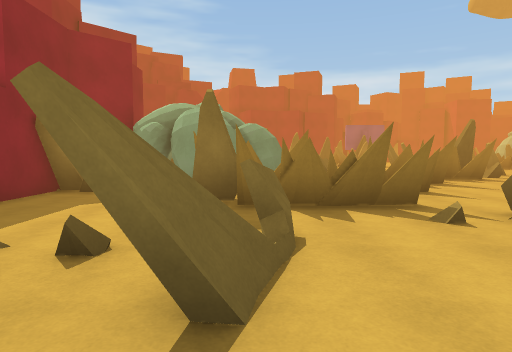
[1] (above)

23 first-person views from a walk through a 3-D level made in the Unity game engine. The camera is 1.5 m above the floor, tilts 4° down and sees 75° across. The floor is counted in squares, 1.8 m on a side. Each view is taken from the middle of a square. On the plan, view 1 faces up. The plan holds only what a view shows up to about 11 squares ahead; the rest is blank. The place goes on beyond the plan. The player is left out.

[2]
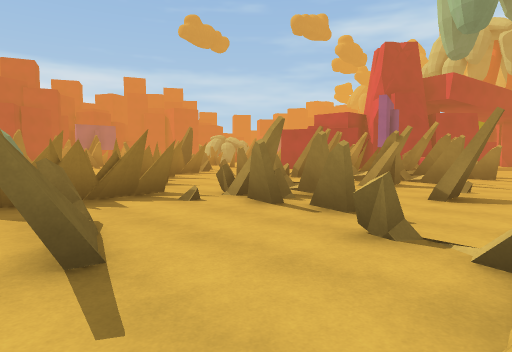

[3]
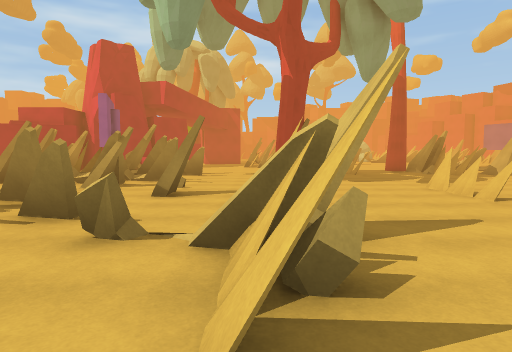

[4]
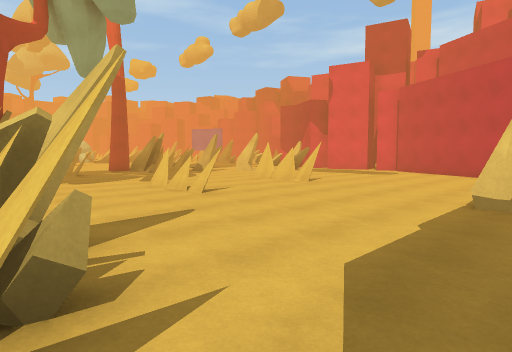

[5]
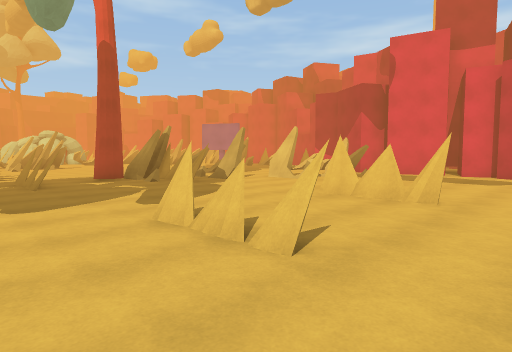

[6]
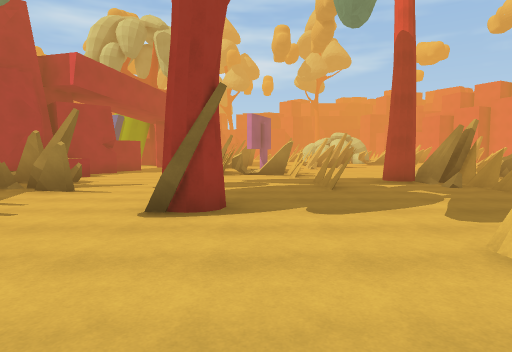

[7]
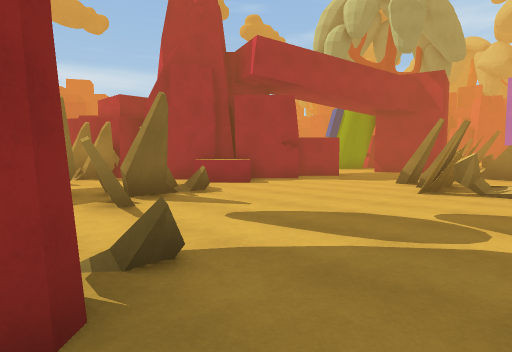

[8]
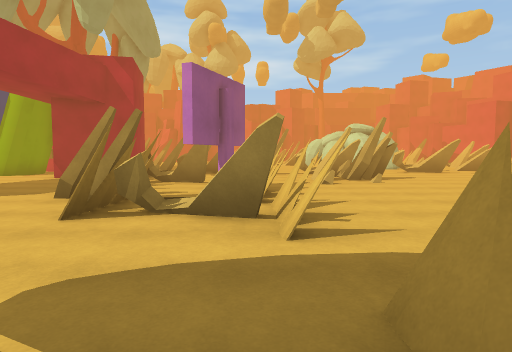

[9]
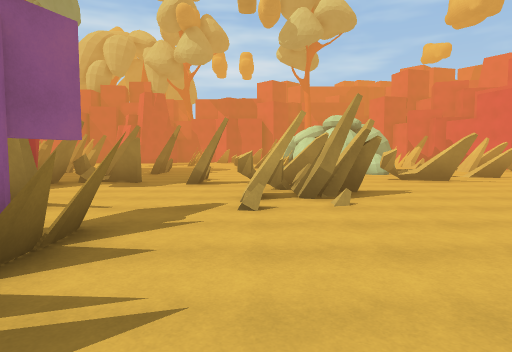

[10]
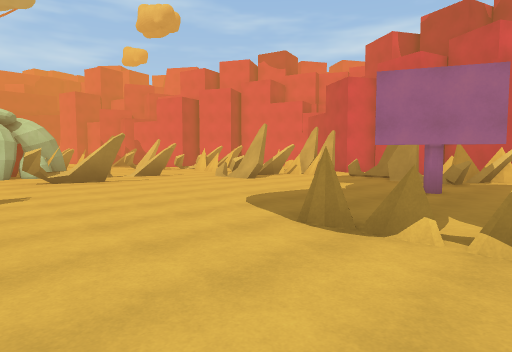

[11]
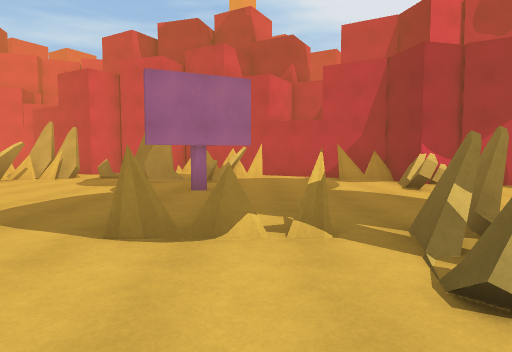

[12]
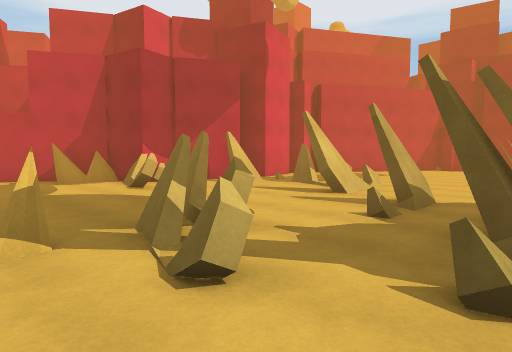

[13]
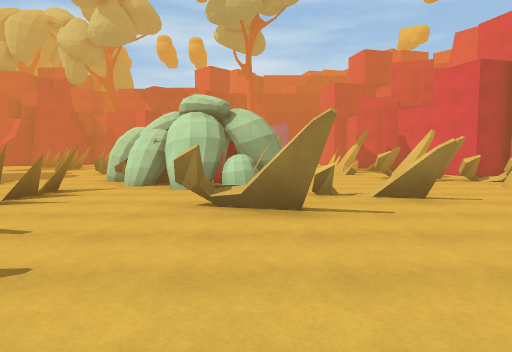

[14]
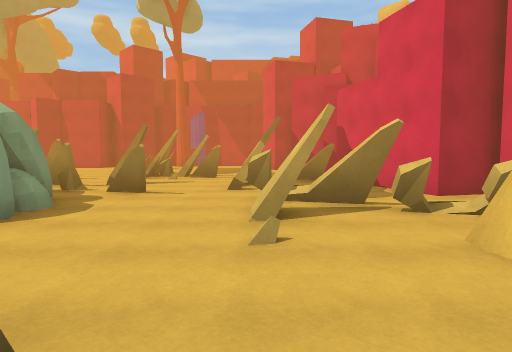

[15]
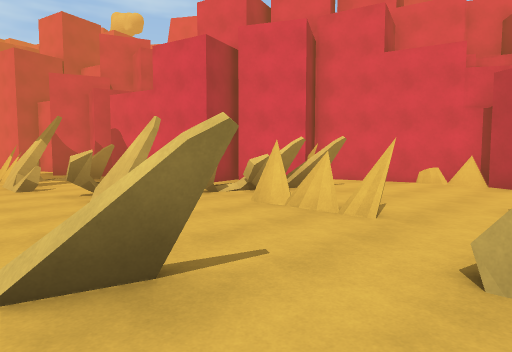

[16]
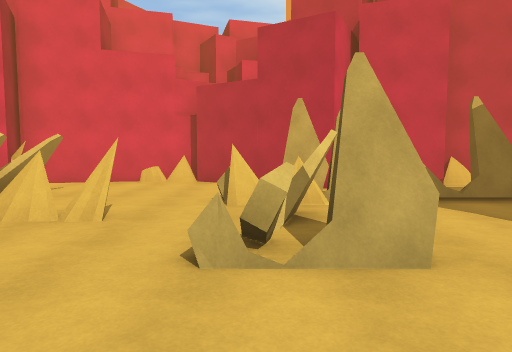

[17]
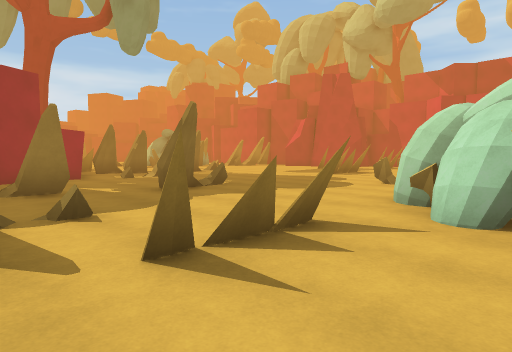

[18]
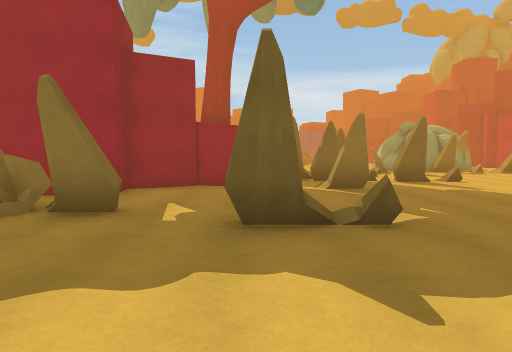

[19]
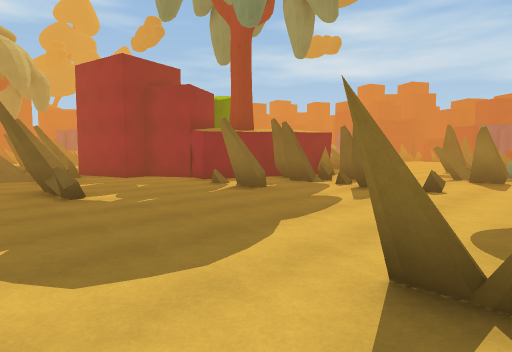

[20]
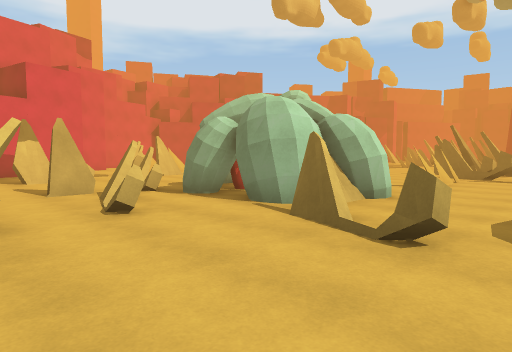

[21]
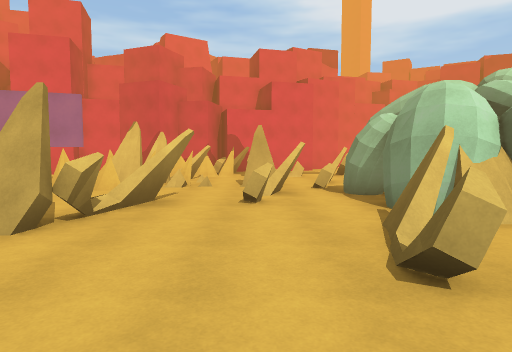

[22]
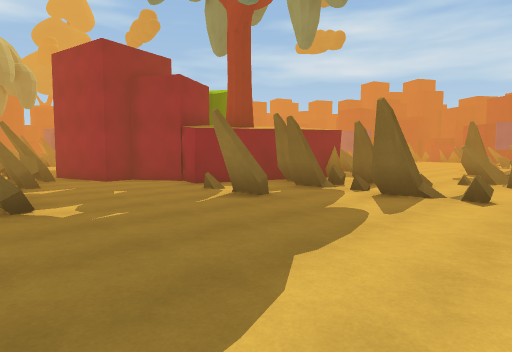

[23]
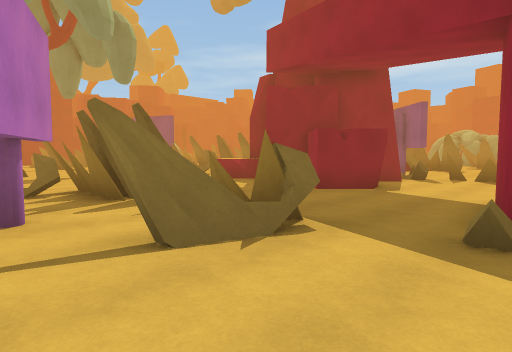

### Floor plan
Key: @ floor where view 1 was taken; # wall or solid block; x gap in a wall; . floor; ^ raised ledge; O other object.
Columns run from 5 left of view 1 to 37 right of it. Each row starts with its distance up from view 1.
  8   OO O  OO..O    O#                   .O.
  7 #O. OOOOO..O  O O.OO     #OOO     O#  .O..
  6 #..  .  ...  OO  ..      #..      # .OO...
  5  ... OOO..       .  ##   ....     # O......
  4   .. ...O.O  O   .Ox^^####...     #OOO.O...
  3   OO.O..OOO.OO OOOO.^^.###...   ###.......
  2     .O..O.....OOOOO.........## ###.OO.....
  1     O...O..O.OO.O............###..........
  0     .@.O...................................
 -1     .OOO   ..............OOO..OO...........
 -2     ..........OO.....OOO..O...O...OO.....OO
 -3     ......................O...O............
 -4     .................OOOO.....OO...........
 -5     ......OOO....OO.OOO.......O........O...
 -6      .....................OO.OO.......O....
 -7     OO............#O........OOOOOO..OOO...O
 -8      .............O.........OO.....OO#O...O
 -9       ....OOO...OOO...............OOOO..OOO
-10       ..........OO...O.........O..OO OOO..O
-11       .............OO.OO.......O  OOOOO.OOO
-12       .........O...O..........OOOO.OO.O..OO
-13        ............O............O.....O...O
-14       ## .....O.................O.........O
-15           ..  .O..O..................O..OOO
-16           #    #..O....#......O.....OO...O.
-17                ###O..........OO.OOO.O....O#
-18                  ##O...O.....O.....O ..####
-19                   ##...O  O.OOOO...O .##
-20                    ## OOO      ...OO ##
-21                        #..# ## .....#
-22                         #O    ##....#
-23                                ## ###

Where each view was taken, in squares from view 1:
view 1: 0 up, 0 right, facing up
view 2: 1 down, 1 left, facing up-right
view 3: 1 down, 1 left, facing right
view 4: 1 down, 1 left, facing down-right
view 5: 3 down, 3 right, facing down-right
view 6: 3 down, 4 right, facing right
view 7: 4 down, 9 right, facing up-right
view 8: 4 down, 12 right, facing right
view 9: 6 down, 16 right, facing right
view 10: 8 down, 16 right, facing down-right
view 11: 8 down, 17 right, facing down
view 12: 8 down, 17 right, facing down-left
view 13: 11 down, 21 right, facing right
view 14: 15 down, 26 right, facing right
view 15: 13 down, 25 right, facing down-right
view 16: 13 down, 25 right, facing down
view 17: 9 down, 25 right, facing up-right
view 18: 6 down, 29 right, facing up
view 19: 4 down, 37 right, facing up-left
view 20: 4 down, 37 right, facing down-left
view 21: 3 down, 35 right, facing down
view 22: 3 down, 36 right, facing up-left
view 23: 4 down, 24 right, facing up-left
